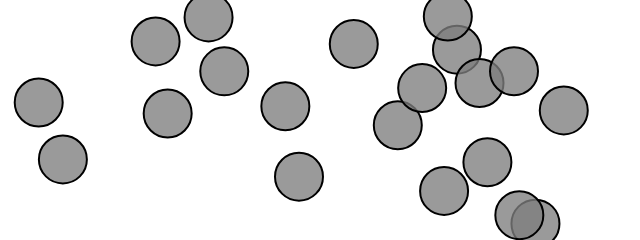
Frame 1 (no input)
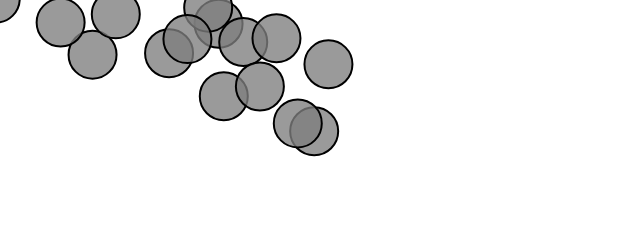
Frame 60 (no input)
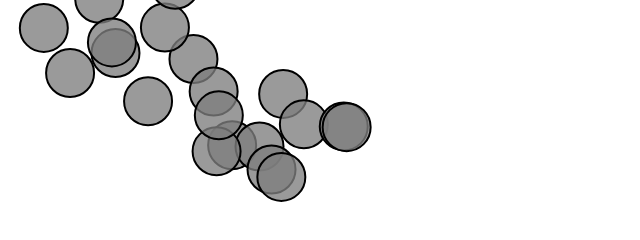
Frame 120 (the mouse pressed at the canvas centre since frame 60)

The p5.js sketch that drew these frames (run headless with seeded random() and noise() and a simulated clock; from frame 60 on, the mouse is pressed at the canvas centre):

// p5.js sketch
// ── sketch.js
// The Nature of Code
// Daniel Shiffman
// http://natureofcode.com

// Demonstration of the basics of motion with vector.
// A "Mover" object stores position, velocity, and acceleration as vectors
// The motion is controlled by affecting the acceleration (in this case towards the mouse)

let movers = [];

function setup() {
  createCanvas(640, 240);
  for (var i = 0; i < 20; i++) {
    movers[i] = new Mover();
  }
}

function draw() {
  background(255);
  for (let i = 0; i < movers.length; i++) {
    movers[i].update();
    movers[i].show();
  }
}

// ── mover.js


// The Nature of Code
// Daniel Shiffman
// http://natureofcode.com

class Mover{
  constructor() {
    this.position = createVector(random(width),random(height));
    this.velocity = createVector();
    this.acceleration = createVector();
    this.topspeed = 5;
  }

  update() {
    // Compute a vector that points from position to mouse
    var mouse = createVector(mouseX,mouseY);
    this.acceleration = p5.Vector.sub(mouse,this.position);
    // Set magnitude of acceleration
    this.acceleration.setMag(0.2);

    this.velocity.add(this.acceleration);
    this.velocity.limit(this.topspeed);
    this.position.add(this.velocity);
  }

  show() {
    stroke(0);
    strokeWeight(2);
    fill(127, 200);
    circle(this.position.x, this.position.y, 48);
  }
}
